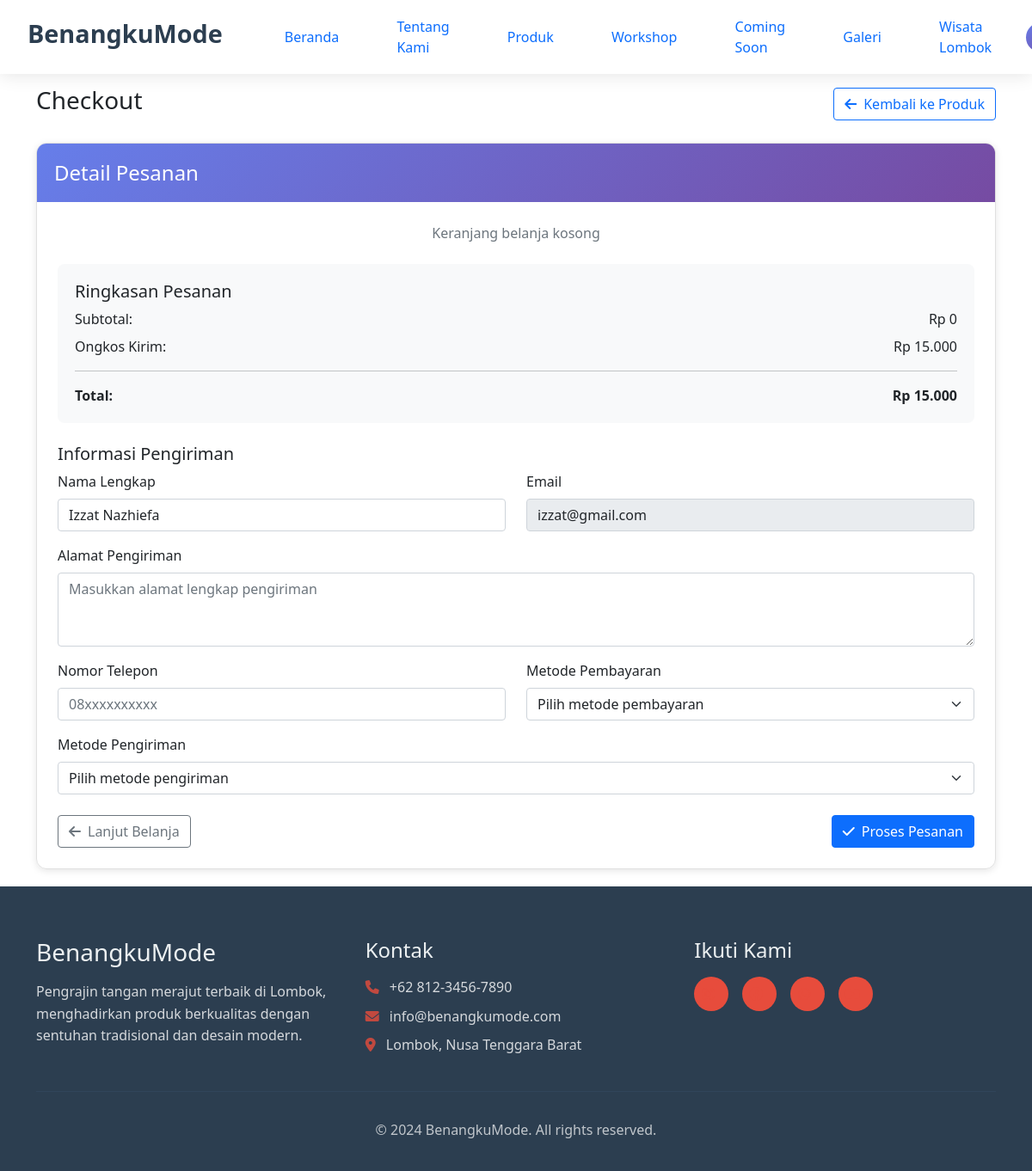
Before: /checkout.php (signed in) with the older database file.
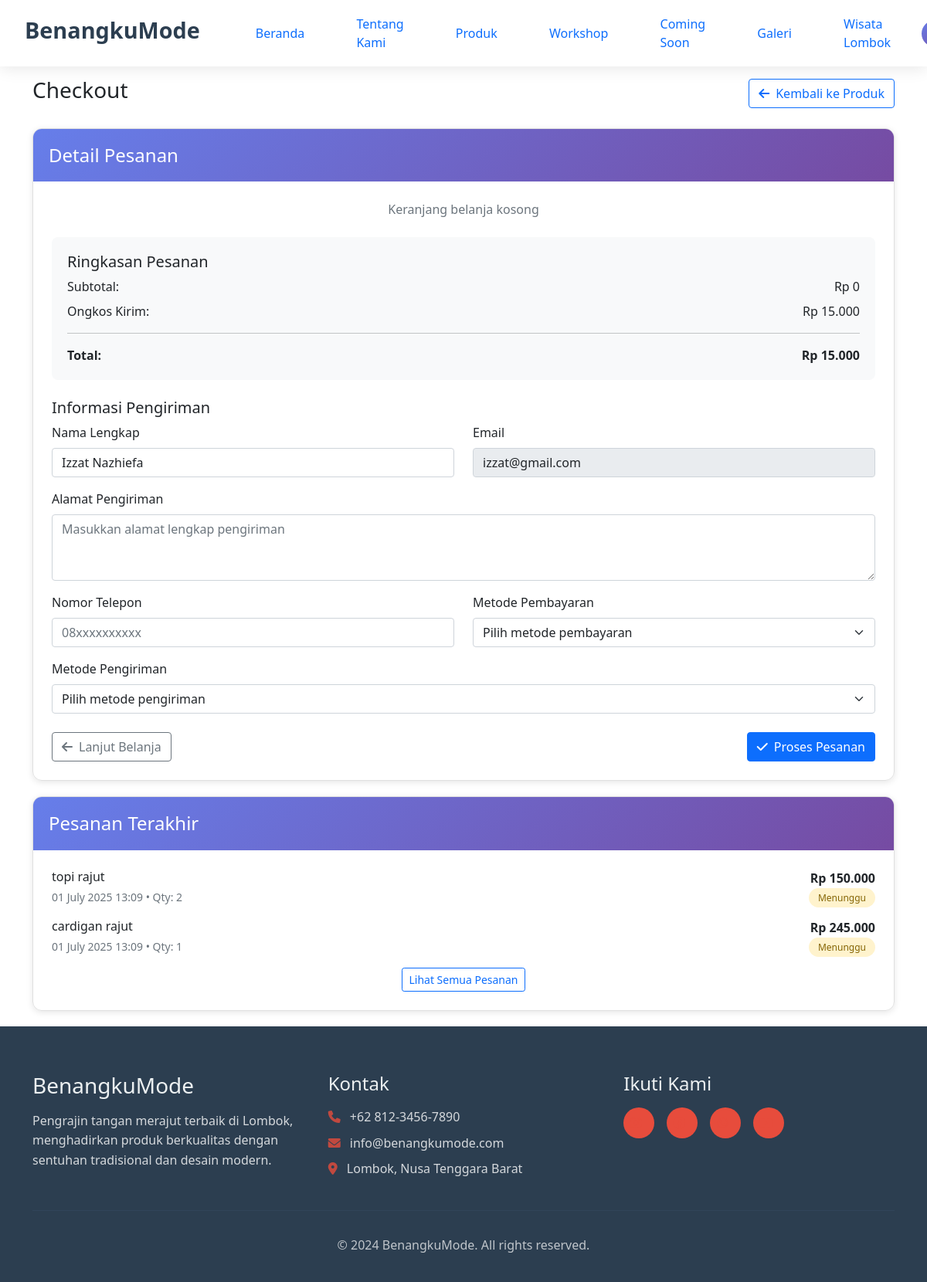
After: the same page with the newer database file.
### tables this page shows
CREATE TABLE `order_items` (
  `id` int(11) NOT NULL,
  `order_id` int(11) NOT NULL,
  `product_id` int(11) DEFAULT NULL,
  `product_name` varchar(200) NOT NULL,
  `quantity` int(11) NOT NULL DEFAULT 1,
  `price` decimal(10,2) NOT NULL DEFAULT 0.00,
  `subtotal` decimal(10,2) NOT NULL DEFAULT 0.00,
  `created_at` timestamp NOT NULL DEFAULT current_timestamp()
);

CREATE TABLE `orders` (
  `id` int(11) NOT NULL,
  `order_number` varchar(50) NOT NULL,
  `customer_name` varchar(100) NOT NULL,
  `customer_email` varchar(100) NOT NULL,
  `customer_phone` varchar(20) DEFAULT NULL,
  `customer_address` text DEFAULT NULL,
  `total_amount` decimal(10,2) NOT NULL,
  `status` enum('pending','processing','shipped','delivered','cancelled') DEFAULT 'pending',
  `payment_method` varchar(50) DEFAULT NULL,
  `payment_status` enum('pending','paid','failed','refunded') DEFAULT 'pending',
  `shipping_method` varchar(50) DEFAULT NULL,
  `tracking_number` varchar(100) DEFAULT NULL,
  `notes` text DEFAULT NULL,
  `created_at` timestamp NOT NULL DEFAULT current_timestamp(),
  `updated_at` timestamp NOT NULL DEFAULT current_timestamp() ON UPDATE current_timestamp()
);

### config/database.php (called while the page is built, shortened)
<?php
function formatCurrency($amount) {
    return 'Rp ' . number_format($amount, 0, ',', '.');
}
?>

### checkout.php (the view, shortened to what the changed rows need)
<?php
require_once 'config/database.php';
$conn = getDbConnection();
$user_email = $_SESSION['user_email'];
$sql = "SELECT
        o.*,
        oi.id as order_item_id,
        oi.product_name,
        oi.quantity,
        oi.subtotal,
        o.status as item_status,
        o.created_at as order_date
    FROM orders o
    LEFT JOIN order_items oi ON o.id = oi.order_id
    WHERE o.customer_email = '$user_email'
    ORDER BY o.created_at DESC
    LIMIT 5";
$result = mysqli_query($conn, $sql);
$recent_orders = [];
while ($row = mysqli_fetch_assoc($result)) {
    $recent_orders[] = $row;
}
?>
<!DOCTYPE html>
<html lang="id">
<head>
    <link rel="stylesheet" href="assets/css/style.css">
    <link rel="stylesheet" href="https://cdnjs.cloudflare.com/ajax/libs/font-awesome/6.0.0/css/all.min.css">
    <link href="https://cdn.jsdelivr.net/npm/bootstrap@5.1.3/dist/css/bootstrap.min.css" rel="stylesheet">
</head>
<body>
    <header class="header">
        <nav class="navbar">
            <div class="nav-container">
                <div class="nav-logo">
                    <h2>BenangkuMode</h2>
                </div>
            </div>
        </nav>
    </header>
    <main class="main-content" style="margin-top:100px;">
        <div class="container">
            <div class="row">
                <div class="col-12">
                    <div class="d-flex justify-content-between align-items-center mb-4">
                        <h1 class="h3">Checkout</h1>
                    </div>
                    <?php if (!empty($recent_orders)): ?>
                        <div class="checkout-card">
                            <div class="checkout-header">
                                <h4 class="mb-0">Pesanan Terakhir</h4>
                            </div>
                            <div class="p-4">
                                <?php foreach ($recent_orders as $order): ?>
                                    <div class="d-flex justify-content-between align-items-center mb-3">
                                        <div>
                                            <h6 class="mb-1"><?php echo htmlspecialchars($order['product_name']); ?></h6>
                                            <small class="text-muted">
                                                <?php echo date('d F Y H:i', strtotime($order['order_date'])); ?> •
                                                Qty: <?php echo $order['quantity']; ?>
                                            </small>
                                        </div>
                                        <div class="text-end">
                                            <div class="fw-bold"><?php echo formatCurrency($order['subtotal']); ?></div>
                                            <span class="status-badge status-<?php echo $order['item_status']; ?>">
                                                <?php
                                                switch($order['item_status']) {
                                                    case 'pending': echo 'Menunggu'; break;
                                                }
                                                ?>
                                            </span>
                                        </div>
                                    </div>
                                <?php endforeach; ?>
                                <div class="text-center">
                                    <a href="orders.php" class="btn btn-outline-primary btn-sm">
                                        Lihat Semua Pesanan
                                    </a>
                                </div>
                            </div>
                        </div>
                    <?php endif; ?>
                </div>
            </div>
        </div>
    </main>
</body>
</html>

Changed rows visible on the page:
added order_items: product_name "topi rajut", order.created_at "01 July 2025 13:09", quantity "2", subtotal "Rp 150.000"
added order_items: product_name "cardigan rajut", order.created_at "01 July 2025 13:09", quantity "1", subtotal "Rp 245.000"
Other visible differences:
text now shown: "Pesanan Terakhir Lihat Semua Pesanan"
